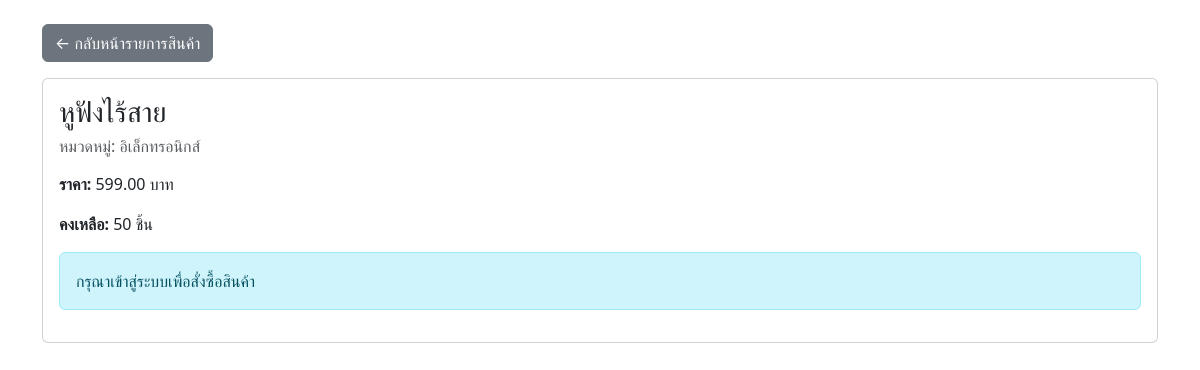
Page /product_detail.php?id=1 on the committed database.
### tables this page shows
CREATE TABLE IF NOT EXISTS products (
    product_id INT AUTO_INCREMENT PRIMARY KEY,
    product_name VARCHAR(150) NOT NULL,
    description TEXT,
    price DECIMAL(10,2) NOT NULL,
    stock INT DEFAULT 0,
    category_id INT,
    created_at TIMESTAMP DEFAULT CURRENT_TIMESTAMP,
    FOREIGN KEY (category_id) REFERENCES categories(category_id) ON DELETE SET NULL
);

CREATE TABLE IF NOT EXISTS categories (
    category_id INT AUTO_INCREMENT PRIMARY KEY,
    category_name VARCHAR(100) NOT NULL
);

### product_detail.php (the view, shortened to what this page needs)
<?php
require_once 'config.php';
$product_id = $_GET['id'];
$stmt = $conn->prepare("SELECT p.*, c.category_name
    FROM products p
    LEFT JOIN categories c ON p.category_id = c.category_id
    WHERE p.product_id = ?");
    $stmt->execute([$product_id]);
$product = $stmt->fetch(PDO::FETCH_ASSOC);
$isLoggedIn = isset($_SESSION['user_id']);
?>
<!DOCTYPE html>
<html lang="th">
<head>
    <link href="https://cdn.jsdelivr.net/npm/bootstrap@5.3.0/dist/css/bootstrap.min.css" rel="stylesheet">
</head>
<body class="container mt-4">
    <a href="test.php" class="btn btn-secondary mb-3">← กลับหน้ารายการสินค้า</a>
    <div class="card">
        <div class="card-body">
            <h3 class="card-title"><?= htmlspecialchars($product['product_name']) ?></h3>
            <h6 class="text-muted">หมวดหมู่: <?= htmlspecialchars($product['category_name']) ?></h6>
            <p><strong>ราคา:</strong> <?= htmlspecialchars($product['price']) ?> บาท</p>
            <p><strong>คงเหลือ:</strong> <?= htmlspecialchars($product['stock']) ?> ชิ้น </p>
            <?php if ($isLoggedIn): ?>
            <form form action="cart.php" method="post" class="mt-3">
                <input type="hidden" name="product_id" value="<?= $product['product_id'] ?>">
                <label for="quantity">จำนวน:</label>
                <input type="number" name="quantity" id="quantity" value="1" min="1" max="<?=
                    $product['stock'] ?>" required>
                <button type="submit" class="btn btn-success">เพิ่มในตะกร้า</button>
            </form>
            <?php else: ?>
            <div class="alert alert-info mt-3">กรุณาเข้าสู่ระบบเพื่อสั่งซื้อสินค้า</div>
            <?php endif; ?>
        </div>
    </div>
</body>
</html>

### rows in the picture
products: product_name "หูฟังไร้สาย", category.category_name "อิเล็กทรอนิกส์", price "599.00", stock "50"
